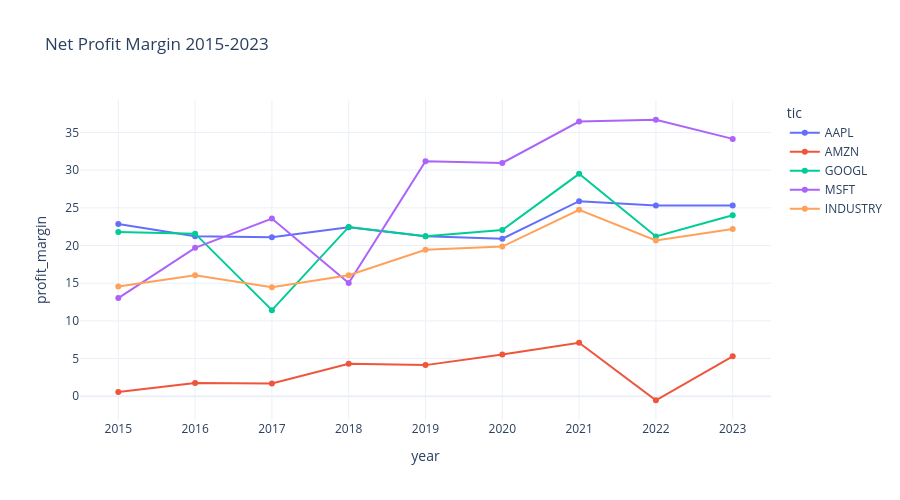

The cell this chart's notebook holds for it:
### Code cell
fig = px.line(final, x='year', y='profit_margin', color='tic',
              markers=True, template='plotly_white',
              title='Net Profit Margin 2015-2023')
fig.update_layout(height=500)
fig.show()

### Figure 1 — Plotly figure (JSON) as saved in the notebook; plotly's stock layout.template omitted (floating-point values rounded to 4 significant figures)
{"data": [{"hovertemplate": "tic=AAPL<br>year=%{x}<br>profit_margin=%{y}<extra></extra>", "legendgroup": "AAPL", "line": {"color": "#636efa", "dash": "solid"}, "marker": {"symbol": "circle"}, "mode": "lines+markers", "name": "AAPL", "orientation": "v", "showlegend": true, "type": "scatter", "x": [2015, 2016, 2017, 2018, 2019, 2020, 2021, 2022, 2023], "xaxis": "x", "y": [22.85, 21.24, 21.09, 22.43, 21.24, 20.91, 25.88, 25.31, 25.31], "yaxis": "y"}, {"hovertemplate": "tic=AMZN<br>year=%{x}<br>profit_margin=%{y}<extra></extra>", "legendgroup": "AMZN", "line": {"color": "#EF553B", "dash": "solid"}, "marker": {"symbol": "circle"}, "mode": "lines+markers", "name": "AMZN", "orientation": "v", "showlegend": true, "type": "scatter", "x": [2015, 2016, 2017, 2018, 2019, 2020, 2021, 2022, 2023], "xaxis": "x", "y": [0.557, 1.744, 1.705, 4.325, 4.131, 5.525, 7.101, -0.5296, 5.293], "yaxis": "y"}, {"hovertemplate": "tic=GOOGL<br>year=%{x}<br>profit_margin=%{y}<extra></extra>", "legendgroup": "GOOGL", "line": {"color": "#00cc96", "dash": "solid"}, "marker": {"symbol": "circle"}, "mode": "lines+markers", "name": "GOOGL", "orientation": "v", "showlegend": true, "type": "scatter", "x": [2015, 2016, 2017, 2018, 2019, 2020, 2021, 2022, 2023], "xaxis": "x", "y": [21.8, 21.58, 11.42, 22.46, 21.22, 22.06, 29.51, 21.2, 24.01], "yaxis": "y"}, {"hovertemplate": "tic=MSFT<br>year=%{x}<br>profit_margin=%{y}<extra></extra>", "legendgroup": "MSFT", "line": {"color": "#ab63fa", "dash": "solid"}, "marker": {"symbol": "circle"}, "mode": "lines+markers", "name": "MSFT", "orientation": "v", "showlegend": true, "type": "scatter", "x": [2015, 2016, 2017, 2018, 2019, 2020, 2021, 2022, 2023], "xaxis": "x", "y": [13.03, 19.69, 23.57, 15.02, 31.18, 30.96, 36.45, 36.69, 34.15], "yaxis": "y"}, {"hovertemplate": "tic=INDUSTRY<br>year=%{x}<br>profit_margin=%{y}<extra></extra>", "legendgroup": "INDUSTRY", "line": {"color": "#FFA15A", "dash": "solid"}, "marker": {"symbol": "circle"}, "mode": "lines+markers", "name": "INDUSTRY", "orientation": "v", "showlegend": true, "type": "scatter", "x": [2015, 2016, 2017, 2018, 2019, 2020, 2021, 2022, 2023], "xaxis": "x", "y": [14.56, 16.06, 14.45, 16.06, 19.44, 19.87, 24.74, 20.67, 22.19], "yaxis": "y"}], "layout": {"height": 500, "legend": {"title": {"text": "tic"}, "tracegroupgap": 0}, "title": {"text": "Net Profit Margin 2015-2023"}, "xaxis": {"anchor": "y", "domain": [0, 1], "title": {"text": "year"}}, "yaxis": {"anchor": "x", "domain": [0, 1], "title": {"text": "profit_margin"}}}}
